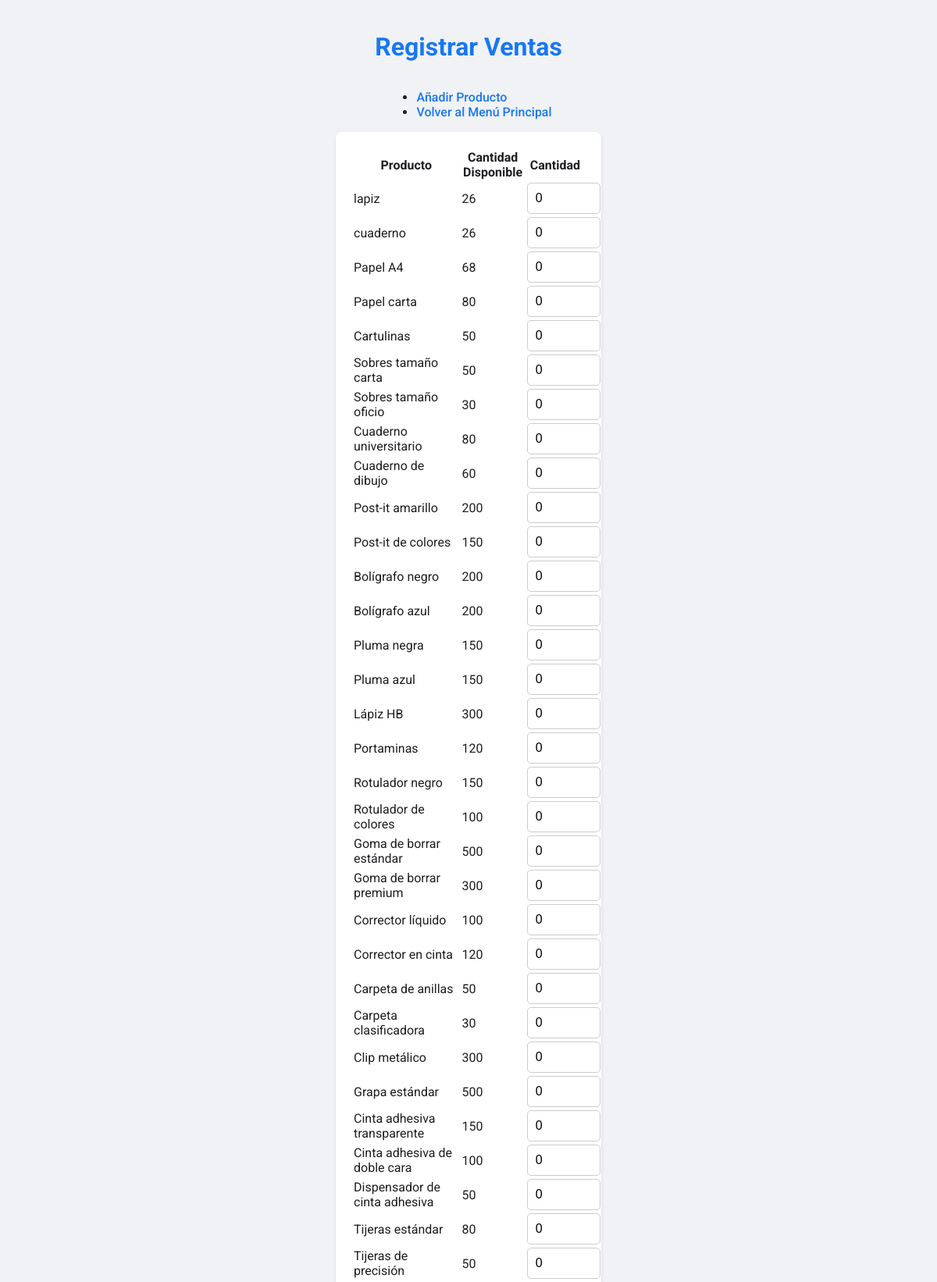
/ventas (signed in, upper part), run on the app's committed database.
### tables this page shows
CREATE TABLE productos (
    id INTEGER PRIMARY KEY AUTOINCREMENT,
    nombre TEXT NOT NULL,
    precio REAL NOT NULL,
    cantidad INTEGER NOT NULL,
    stock_minimo INTEGER NOT NULL,
    categoria_id INTEGER,
    FOREIGN KEY (categoria_id) REFERENCES categorias(id)
);

### app.py (the view, shortened to what this page needs)
@app.route('/ventas', methods=['GET', 'POST'])
def ventas():
    if 'user_id' not in session:
        return redirect(url_for('login'))
    conn = get_db_connection()
    productos = conn.execute('SELECT * FROM productos').fetchall()
    ventas = conn.execute('SELECT v.*, p.nombre as producto_nombre FROM ventas v LEFT JOIN productos p ON v.producto_id = p.id').fetchall()
    conn.close()
    return render_template('ventas.html', productos=productos, ventas=ventas)

### app.py (called while the page is built)
def get_db_connection():
    conn = sqlite3.connect('paleteria.db', timeout=30)  # Incrementar timeout a 30 segundos
    conn.row_factory = sqlite3.Row
    return conn

### templates/ventas.html (shortened to what this page needs)
<!DOCTYPE html>
<html lang="es">
<head>
</head>
<body>
    <h1>Registrar Ventas</h1>
    <nav>
        <ul>
            <li><a href="{{ url_for('agregar_producto') }}">Añadir Producto</a></li>
            <li><a href="{{ url_for('index') }}">Volver al Menú Principal</a></li>
        </ul>
    </nav>
    <form method="post" action="{{ url_for('ventas') }}">
        <table>
            <thead>
                <tr>
                    <th>Producto</th>
                    <th>Cantidad Disponible</th>
                    <th>Cantidad</th>
                </tr>
            </thead>
            <tbody>
                {% for producto in productos %}
                <tr>
                    <td>{{ producto['nombre'] }}</td>
                    <td>{{ producto['cantidad'] }}</td>
                    <td><input type="number" name="cantidad_{{ producto['id'] }}" min="0" value="0"></td>
                </tr>
                {% endfor %}
            </tbody>
        </table>
    </form>
</body>
</html>

### templates/ventas.html (style rules this page uses)
body { font-family: 'Roboto', sans-serif; background-color: #f0f2f5; color: #1c1e21; margin: 0; padding: 20px; display: flex; flex-direction: column; align-items: center; justify-content: flex-start; min-height: 40vh; }
h1 { color: #1877f2; margin-bottom: 20px; }
form { background-color: #fff; padding: 20px; border-radius: 8px; box-shadow: 0 2px 4px rgba(0, 0, 0, 0.1); width: 100%; max-width: 300px; display: flex; flex-direction: column; gap: 15px; }
input, select { padding: 10px; border-radius: 5px; border: 1px solid #ccc; font-size: 16px; width: 100%; }
a { color: #1877f2; text-decoration: none; font-weight: 500; margin-top: 20px; }

### data on the page
productos: nombre "lapiz", cantidad "26"
productos: nombre "cuaderno", cantidad "26"
productos: nombre "Papel A4", cantidad "68"
productos: nombre "Papel carta", cantidad "80"
productos: nombre "Cartulinas", cantidad "50"
productos: nombre "Sobres tamaño carta", cantidad "50"
productos: nombre "Sobres tamaño oficio", cantidad "30"
productos: nombre "Cuaderno universitario", cantidad "80"
productos: nombre "Cuaderno de dibujo", cantidad "60"
productos: nombre "Post-it amarillo", cantidad "200"
productos: nombre "Post-it de colores", cantidad "150"
productos: nombre "Bolígrafo negro", cantidad "200"
productos: nombre "Bolígrafo azul", cantidad "200"
productos: nombre "Pluma negra", cantidad "150"
productos: nombre "Pluma azul", cantidad "150"
productos: nombre "Lápiz HB", cantidad "300"
productos: nombre "Portaminas", cantidad "120"
productos: nombre "Rotulador negro", cantidad "150"
productos: nombre "Rotulador de colores", cantidad "100"
productos: nombre "Goma de borrar estándar", cantidad "500"
productos: nombre "Goma de borrar premium", cantidad "300"
productos: nombre "Corrector líquido", cantidad "100"
productos: nombre "Corrector en cinta", cantidad "120"
productos: nombre "Carpeta de anillas", cantidad "50"
productos: nombre "Carpeta clasificadora", cantidad "30"
productos: nombre "Clip metálico", cantidad "300"
productos: nombre "Grapa estándar", cantidad "500"
productos: nombre "Cinta adhesiva transparente", cantidad "150"
productos: nombre "Cinta adhesiva de doble cara", cantidad "100"
productos: nombre "Dispensador de cinta adhesiva", cantidad "50"
productos: nombre "Tijeras estándar", cantidad "80"
productos: nombre "Tijeras de precisión", cantidad "50"
